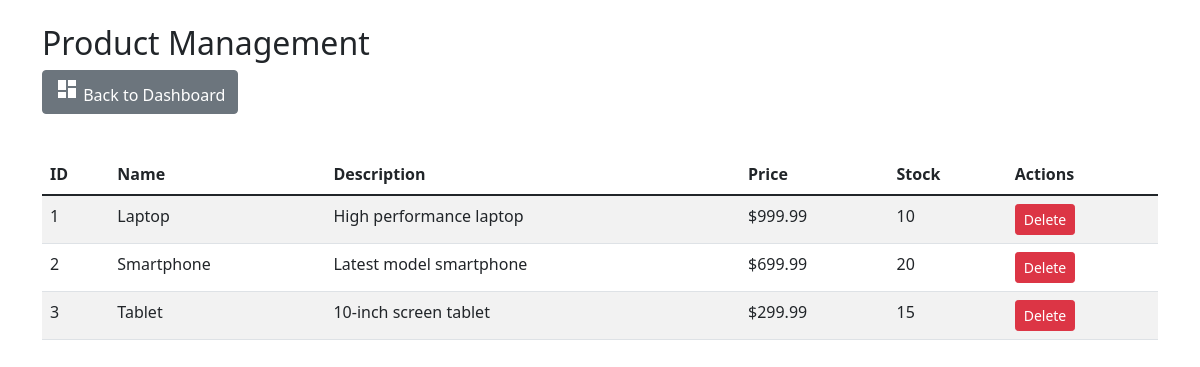
/products.php, run on the app's committed database.
### tables this page shows
CREATE TABLE `products` (
  `id` int(11) NOT NULL,
  `name` varchar(100) NOT NULL,
  `description` text DEFAULT NULL,
  `price` decimal(10,2) NOT NULL,
  `stock` int(11) DEFAULT 0,
  `created_at` timestamp NOT NULL DEFAULT current_timestamp()
);

### products.php (the view, shortened to what this page needs)
<?php
include('db.connection.php');
$query = "SELECT * FROM Products";
$result = $pdo->query($query);
?>
<!DOCTYPE html>
<html lang="en">
<head>
    <link href="https://cdn.jsdelivr.net/npm/bootstrap@5.1.3/dist/css/bootstrap.min.css" rel="stylesheet">
</head>
<body>
<div class="container mt-4">
    <h2>Product Management</h2>
    <button class="btn btn-secondary mb-3" data-bs-toggle="modal" data-bs-target="#backToDashboardModal">
        <span class="material-icons">dashboard</span> Back to Dashboard
    </button>
    <table class="table table-striped mt-4">
        <thead>
            <tr>
                <th>ID</th>
                <th>Name</th>
                <th>Description</th>
                <th>Price</th>
                <th>Stock</th>
                <th>Actions</th>
            </tr>
        </thead>
        <tbody>
            <?php while ($row = $result->fetch(PDO::FETCH_ASSOC)): ?>
                <tr>
                    <td><?= $row['id'] ?></td>
                    <td><?= $row['name'] ?></td>
                    <td><?= $row['description'] ?></td>
                    <td>$<?= number_format($row['price'], 2) ?></td>
                    <td><?= $row['stock'] ?></td>
                    <td>
                        <a href="?delete_product=<?= $row['id'] ?>" class="btn btn-danger btn-sm">Delete</a>
                    </td>
                </tr>
            <?php endwhile; ?>
        </tbody>
    </table>
</div>
</body>
</html>

### data on the page
products: id "1", name "Laptop", description "High performance laptop", price "999.99", stock "10"
products: id "2", name "Smartphone", description "Latest model smartphone", price "699.99", stock "20"
products: id "3", name "Tablet", description "10-inch screen tablet", price "299.99", stock "15"
